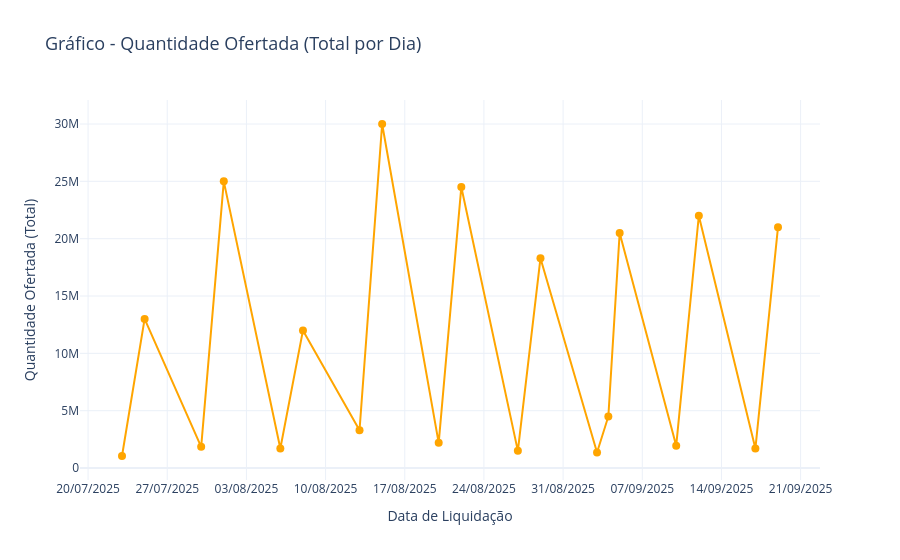

Notebook cell for this chart:
### Markdown cell above
### Gráfico - Quantidade Ofertada

### Code cell
import plotly.graph_objects as go

# Garantir que a coluna 'quantidadeOfertada' seja convertida corretamente para numérico
if tabela['quantidadeOfertada'].dtype == 'object':  # Verifica se a coluna é do tipo string
    tabela['quantidadeOfertada'] = tabela['quantidadeOfertada'].str.replace('.', '').astype(float)
else:
    tabela['quantidadeOfertada'] = tabela['quantidadeOfertada'].astype(float)

# Garantir que a coluna de datas ('dataLiquidacao') esteja no formato datetime
tabela['dataLiquidacao'] = pd.to_datetime(tabela['dataLiquidacao'], errors='coerce')

# Agrupar por data de liquidação e somar a quantidade ofertada
ofertada_por_dia = tabela.groupby('dataLiquidacao', as_index=False)['quantidadeOfertada'].sum()

# Criar o gráfico de linha com os valores agregados
fig = go.Figure()

# Adicionar a linha conectando os valores de 'quantidadeOfertada' por dia
fig.add_trace(go.Scatter(
    x=ofertada_por_dia['dataLiquidacao'],
    y=ofertada_por_dia['quantidadeOfertada'],
    mode='lines+markers',
    name='Quantidade Ofertada (Total por Dia)',
    line=dict(color='orange'),
    marker=dict(size=8, color='orange', symbol='circle')
))

# Personalizar o layout
fig.update_layout(
    title='Gráfico - Quantidade Ofertada (Total por Dia)',
    xaxis_title='Data de Liquidação',
    yaxis_title='Quantidade Ofertada (Total)',
    template='plotly_white',
    xaxis=dict(tickformat='%d/%m/%Y'),
    title_font_size=18,
    xaxis_title_font_size=14,
    yaxis_title_font_size=14
)

# Exibir o gráfico
fig.show()

### Figure 1 — Plotly figure (JSON) as saved in the notebook; plotly's stock layout.template omitted (floating-point values rounded to 4 significant figures)
{"data": [{"line": {"color": "orange"}, "marker": {"color": "orange", "size": 8, "symbol": "circle"}, "mode": "lines+markers", "name": "Quantidade Ofertada (Total por Dia)", "type": "scatter", "x": ["2025-07-23T00:00:00.000000000", "2025-07-25T00:00:00.000000000", "2025-07-30T00:00:00.000000000", "2025-08-01T00:00:00.000000000", "2025-08-06T00:00:00.000000000", "2025-08-08T00:00:00.000000000", "2025-08-13T00:00:00.000000000", "2025-08-15T00:00:00.000000000", "2025-08-20T00:00:00.000000000", "2025-08-22T00:00:00.000000000", "2025-08-27T00:00:00.000000000", "2025-08-29T00:00:00.000000000", "2025-09-03T00:00:00.000000000", "2025-09-04T00:00:00.000000000", "2025-09-05T00:00:00.000000000", "2025-09-10T00:00:00.000000000", "2025-09-12T00:00:00.000000000", "2025-09-17T00:00:00.000000000", "2025-09-19T00:00:00.000000000"], "y": [1050000.0, 13000000.0, 1850000.0, 25000000.0, 1700000.0, 12000000.0, 3300000.0, 30000000.0, 2200000.0, 24500000.0, 1500000.0, 18300000.0, 1350000.0, 4500000.0, 20500000.0, 1950000.0, 22000000.0, 1700000.0, 21000000.0]}], "layout": {"title": {"font": {"size": 18}, "text": "Gráfico - Quantidade Ofertada (Total por Dia)"}, "xaxis": {"tickformat": "%d/%m/%Y", "title": {"font": {"size": 14}, "text": "Data de Liquidação"}}, "yaxis": {"title": {"font": {"size": 14}, "text": "Quantidade Ofertada (Total)"}}}}
